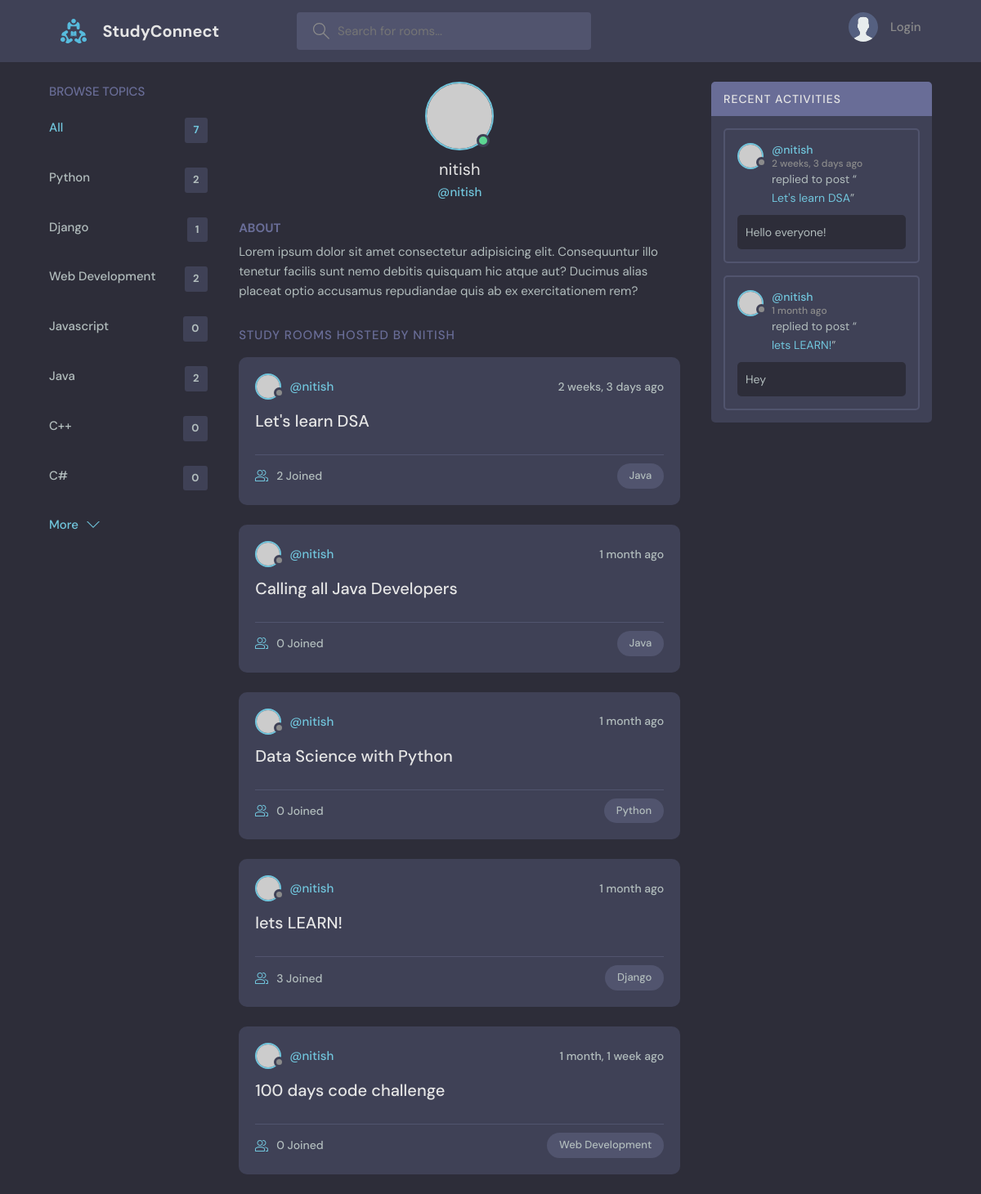
The app's page /profile/1 with its own data.
### base/models.py (models this page shows, shortened)
class Topic(models.Model):
    name = models.CharField(max_length=200)

class Room(models.Model):
    host = models.ForeignKey(User, on_delete=models.SET_NULL, null=True)
    topic = models.ForeignKey(Topic, on_delete=models.SET_NULL, null=True)
    name = models.CharField(max_length=200)
    description = models.TextField(null=True, blank=True)
    participants = models.ManyToManyField(User, related_name='participants', blank=True)
    updated = models.DateTimeField(auto_now=True)
    created = models.DateTimeField(auto_now_add=True)
    class Meta:
        ordering = ['-updated', '-created']
    def __str__(self):
        return self.name

class Message(models.Model):
    user = models.ForeignKey(User, on_delete=models.CASCADE)
    room = models.ForeignKey(Room, on_delete=models.CASCADE)
    body = models.TextField()
    updated = models.DateTimeField(auto_now=True)
    created = models.DateTimeField(auto_now_add=True)
    class Meta:
        ordering = ['-updated', '-created']

### base/views.py (the view)
# urls.py: path('profile/<str:pk>', views.userProfile, name="user-profile"),
def userProfile(request, pk):
    user = User.objects.get(id=pk)
    room_messages = user.message_set.all()
    rooms = user.room_set.all()
    topics = Topic.objects.all()
    context = {'user': user, 'rooms': rooms, 'room_messages': room_messages, 'topics': topics}
    return render(request, 'base/profile.html', context)

### base/templates/base/profile.html (shortened to what this page needs)
{% extends "main.html" %}
{% block content %}
  <main class="profile-page layout layout--3">
    <div class="container">
      {% include "base/topics_component.html" %}
      <div class="roomList">
        <div class="profile">
          <div class="profile__avatar">
            <div class="avatar avatar--large active">
              <img src="https://randomuser.me/api/portraits/men/11.jpg" />
            </div>
          </div>
          <div class="profile__info">
            <h3>{{ user.username }}</h3>
            <p>@{{ user.username }}</p>
          </div>
          <div class="profile__about">
            <h3>About</h3>
            <p>
              Lorem ipsum dolor sit amet consectetur adipisicing elit. Consequuntur illo tenetur
              facilis sunt nemo debitis quisquam hic atque aut? Ducimus alias placeat optio
              accusamus repudiandae quis ab ex exercitationem rem?
            </p>
          </div>
        </div>
        <div class="roomList__header">
          <div>
            <h2>Study Rooms Hosted by {{ user.username }}</a>
            </h2>
          </div>
        </div>
        {% include "base/feed_component.html" %}
      </div>
      {% include "base/activity_component.html" %}
    </div>
  </main>
{% endblock content %}

### templates/main.html (shortened to what this page needs)
<!DOCTYPE html>
{% load static %}
<html lang="en">
  <head>
    <link rel="stylesheet" href="{% static 'styles/style.css' %}" />
  </head>
  <body>
    {% include "navbar.html" %}
    {% block content %}
    {% endblock content %}
  </body>
</html>

### templates/navbar.html (shortened to what this page needs)
{% load static %}
<header class="header header--loggedIn">
    <div class="container">
      <a href="{% url 'home' %}" class="header__logo">
        <img src="{% static 'images/logo.svg' %}" />
        <h1>StudyConnect</h1>
      </a>
      <form class="header__search" method="GET" action="{% url 'home' %}">
        <label>
          <input name="q" placeholder="Search for rooms..." />
        </label>
      </form>
      <nav class="header__menu">
        {% if request.user.is_authenticated %}
            <div class="header__user">
            <a href="{% url "update-user" %}">
                <div class="avatar avatar--medium active">
                <img src="https://randomuser.me/api/portraits/men/37.jpg" />
                </div>
                <p>{{ request.user.username }} <span>@{{ request.user.username }}</span></p>
            </a>
            <button class="dropdown-button">
                <svg version="1.1" xmlns="http://www.w3.org/2000/svg" width="32" height="32" viewBox="0 0 32 32">
                <title>chevron-down</title>
                <path d="M16 21l-13-13h-3l16 16 16-16h-3l-13 13z"></path>
                </svg>
            </button>
            </div>
        {% else %}
            <a href="{% url 'login' %}">
            <img src="{% static "images/avatar.svg" %}" />
            <p>Login</p>
            </a>
        {% endif %}
      </nav>
    </div>
  </header>

### base/templates/base/topics_component.html
<div class="topics">
    <div class="topics__header">
      <h2>Browse Topics</h2>
    </div>
    <ul class="topics__list">
      <li>
        <a href="{% url "home" %}" class="active">All <span>{{ topics.count }}</span></a>
      </li>
      {% for topic in topics %}
        <li>
            <a href="{% url 'home' %}?q={{topic.name}}">{{topic.name}} <span>{{topic.room_set.all.count}}</span></a>
        </li>
      {% endfor %}
    </ul>
    <a class="btn btn--link" href="{% url "topics" %}">
      More
      <svg version="1.1" xmlns="http://www.w3.org/2000/svg" width="32" height="32" viewBox="0 0 32 32">
        <title>chevron-down</title>
        <path d="M16 21l-13-13h-3l16 16 16-16h-3l-13 13z"></path>
      </svg>
    </a>
  </div>

### base/templates/base/feed_component.html (shortened to what this page needs)
{% for room in rooms %}
<div class="roomListRoom">
    <div class="roomListRoom__header">
      <a href="{% url "user-profile" room.host.id %}" class="roomListRoom__author">
        <div class="avatar avatar--small">
          <img src="https://randomuser.me/api/portraits/women/11.jpg" />
        </div>
        <span>@{{ room.host.username }}</span>
      </a>
      <div class="roomListRoom__actions">
        <span>{{ room.created | timesince }} ago</span>
      </div>
    </div>
    <div class="roomListRoom__content">
      <a href="{% url 'room' room.id %}">{{ room.name }}</a>
    </div>
    <div class="roomListRoom__meta">
      <a href="{% url 'room' room.id %}" class="roomListRoom__joined">
        {{ room.participants.all.count }} Joined
      </a>
      <p class="roomListRoom__topic">{{ room.topic.name }}</p>
    </div>
</div>
{% endfor %}

### base/templates/base/activity_component.html (shortened to what this page needs)
<div class="activities">
    <div class="activities__header">
      <h2>Recent Activities</h2>
    </div>
    {% for message in room_messages %}
    <div class="activities__box">
      <div class="activities__boxHeader roomListRoom__header">
        <a href="{% url "user-profile" message.user.id %}" class="roomListRoom__author">
          <div class="avatar avatar--small">
            <img src="https://randomuser.me/api/portraits/women/11.jpg" />
          </div>
          <p>
            @{{ message.user }}
            <span>{{message.created | timesince}} ago</span>
          </p>
        </a>
      </div>
      <div class="activities__boxContent">
        <p>replied to post “<a href="{% url "room" message.room.id %}">{{message.room}}</a>”</p>
        <div class="activities__boxRoomContent">
            {{ message.body }}
        </div>
      </div>
    </div>
    {% endfor %}
</div>

### records on screen
Topic: name "Python", room_set.all.count "2"
Topic: name "Django", room_set.all.count "1"
Topic: name "Web Development", room_set.all.count "2"
Topic: name "Javascript", room_set.all.count "0"
Topic: name "Java", room_set.all.count "2"
Topic: name "C++", room_set.all.count "0"
Topic: name "C#", room_set.all.count "0"
Room: host.username "nitish", created "2 weeks, 3 days", name "Let's learn DSA", participants.all.count "2", topic.name "Java"
Room: host.username "nitish", created "1 month", name "Calling all Java Developers", participants.all.count "0", topic.name "Java"
Room: host.username "nitish", created "1 month", name "Data Science with Python", participants.all.count "0", topic.name "Python"
Room: host.username "nitish", created "1 month", name "lets LEARN!", participants.all.count "3", topic.name "Django"
Room: host.username "nitish", created "1 month, 1 week", name "100 days code challenge", participants.all.count "0", topic.name "Web Development"
Message: user "nitish", created "2 weeks, 3 days", room "Let's learn DSA", body "Hello everyone!"
Message: user "nitish", created "1 month", room "lets LEARN!", body "Hey"

### other values on screen
{{ topics.count }} "7"
{{ user.username }} "nitish"
{{ user.username }} "NITISH"
